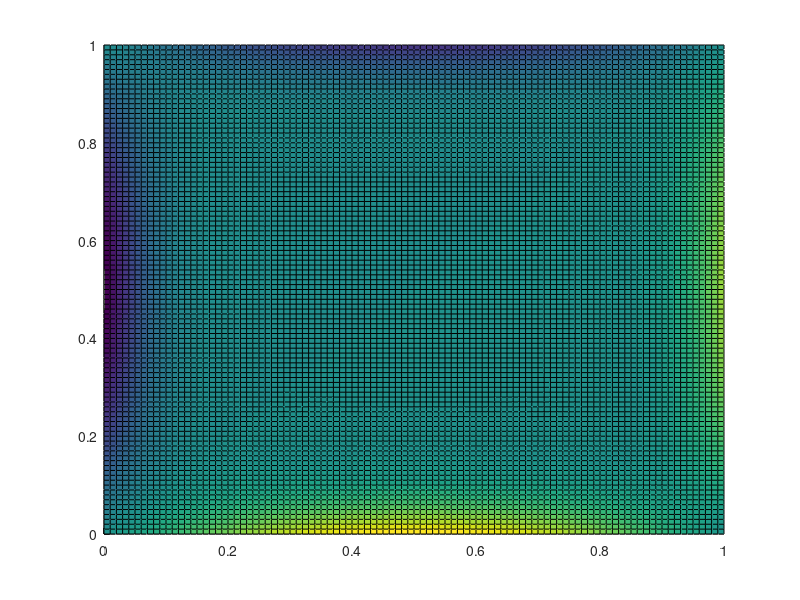

Write the MATLAB code that produced this figure. (Note: this script raises an error after producing the figure.)
%%%%%%%%%%%%%%%%%%%%%%%%%%%%%%%%%%%%%%%%%%%%%%%%%%%%%%%%%%%
%%%%%%%%%%% Jacobi iteration to solve Laplace %%%%%%%%%%%%%
%%%%%%%%%%%%%%%%%%%%%%%%%%%%%%%%%%%%%%%%%%%%%%%%%%%%%%%%%%%
%
%   Goal: solve
%         u_xx+u_yy = 0,  0<x<L, 0<y<M
%         u(0,y) = a, u(L,y) = b
%         u(x,0) = c, u(x,M) = d
%
%   Method: Center space finite difference with Jacobi iterations
%
%%%%%%%%%%%%%%%%%%%%%%%%%%%%%%%%%%%%%%%%%%%%%%%%%%%%%%%%%%%

%%%%%%%%%%%%%%%%%%%%
%% Parameters
%%%%%%%%%%%%%%%%%%%%

    L = 1; %length of domain (x)
    M = 1; %width of domain  (y)
    
    dx = .01; %space step (assumed to be equal to dy)
    
    x = 0:dx:L;
    y = 0:dx:M;
    
%%%%%%%%%%%%%%%%%%%%%%
%% Boundary conditions
%%%%%%%%%%%%%%%%%%%%%%
    
    a = sin(pi*x);
    b = 3*x.*(x-1);
    c = -sin(pi*x);
    d = -3*x.*(x-1);

%%%%%%%%%%%%%%%%%%%%%%%%%%%%%%%%%%%
%% Initialize u
%%%%%%%%%%%%%%%%%%%%%%%%%%%%%%%%%%%

    u = zeros(length(x),length(y));
    
%%%%%%%%%%%%%%%%%%%
%% Initialize plot
%%%%%%%%%%%%%%%%%%%%

    [X,Y] = meshgrid(x,y);
 
    fig=figure();

    set(fig, 'Position',  [100 206 600 420])
    
%%%%%%%%%%%%%%%%%%%%%%%%%%%%%%%%%%%%%%%%
%% Implement Jacobi iteration
%%%%%%%%%%%%%%%%%%%%%%%%%%%%%%%%%%%%%%%%
    %Let u(i,j) correspond u(x_i, y_j)
    
    %%%%%%%%%%%%%%%%%%%%%%%%%%%
    %% Boundary conditions
    %%%%%%%%%%%%%%%%%%%%%%%%%%%
    
        %Left edge (x = 0)
        u(1,:) = a;

        %Right edge (x = L)
        u(end,:) = b;

        %Bottom edge (y = 0)
        u(:,1) = c;

        %Top edge (y = M)
        u(:,end) = d;
    
    %%%%%%%%%%%%%%%%%%%%%%%%%%%
    %% Jacobi iteration
    %%%%%%%%%%%%%%%%%%%%%%%%%%%
    
    for k = 1:10000 %number of times to perform Jacobi iteration
        
        v = u; %v is the old matrix to be updated to u
        
        for i = 2:length(x)-1
            for j = 2:length(y)-1
                u(i,j) = 1/4*(v(i+1,j)+v(i-1,j)+v(i,j+1)+v(i,j-1));

            end
        end
        if mod(k,100)==0
            clf
            hold on
            s=surf(X,Y,u);
            s.EdgeColor = 'none';
            angle = 30+.001*k;
            view(angle,25)
            xlabel('x','interpreter','latex')
            ylabel('y','interpreter','latex')
            zlabel('u','interpreter','latex')
            hold off
            abc = gca;
            abc.FontSize = 16;
            pause(0)
        end
    end
            
    
%%%%%%%%%%%%%%%%%%%%%%%%%%%%%%%%%%%%%%%
%% Plot solution
%%%%%%%%%%%%%%%%%%%%%%%%%%%%%%%%%%%%%%%
    
       
        clf
        hold on
        s=surf(X,Y,u);
        s.EdgeColor = 'none';
        angle = 30+.001*k;
        view(angle,25)
        xlabel('x','interpreter','latex')
        ylabel('y','interpreter','latex')
        zlabel('u','interpreter','latex')
        hold off

        abc = gca;
        abc.FontSize = 16;
        hold off
        pause(0)
  